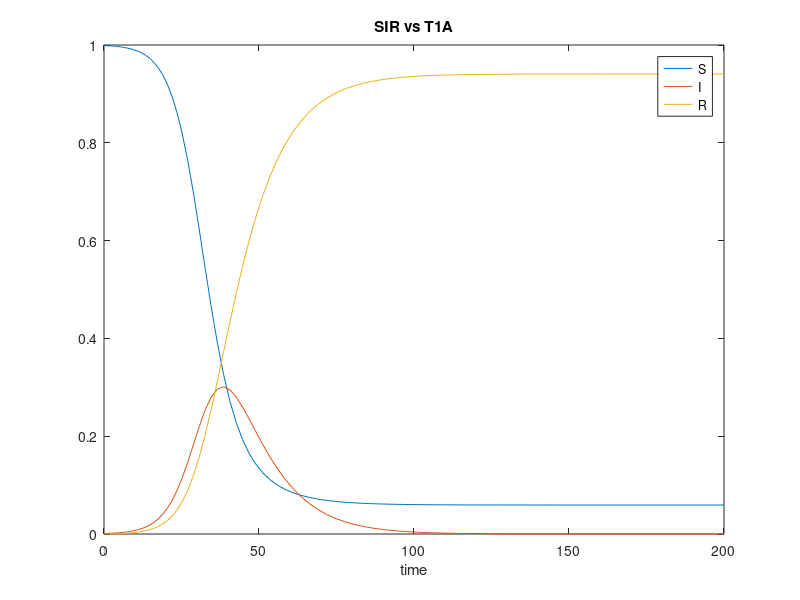
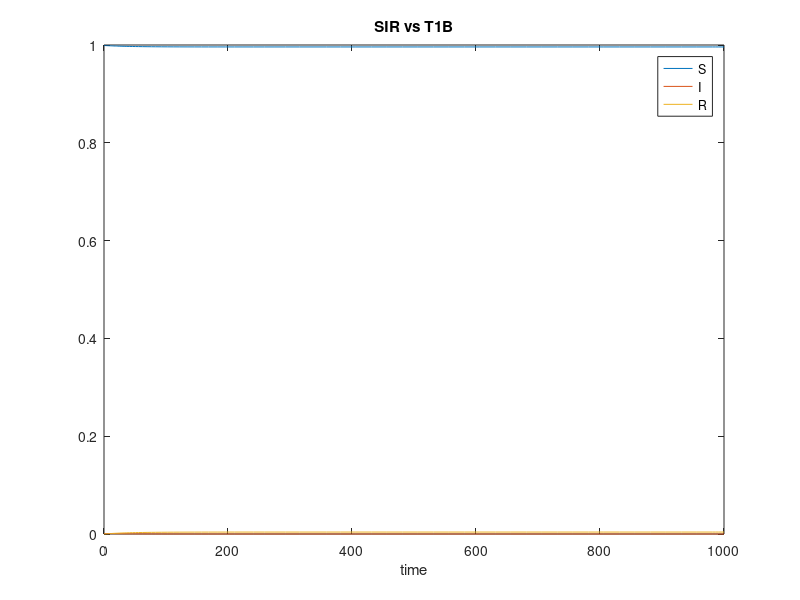
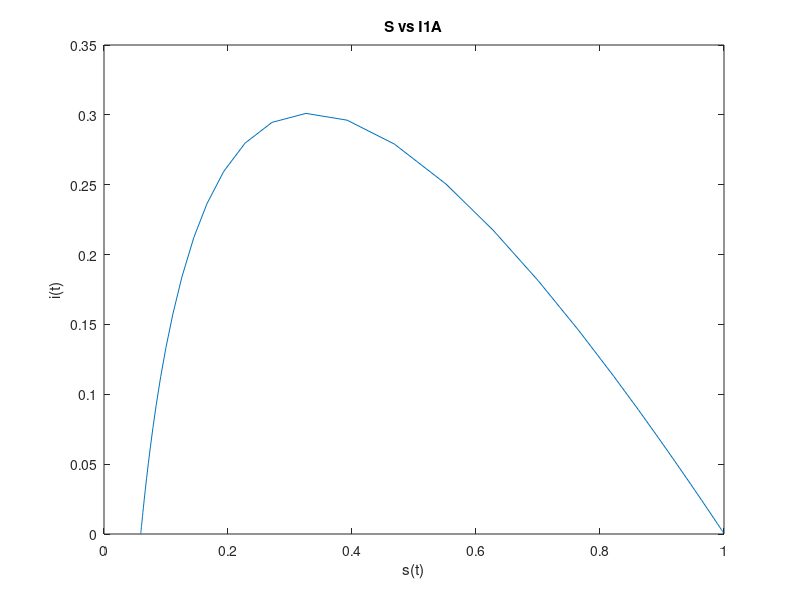
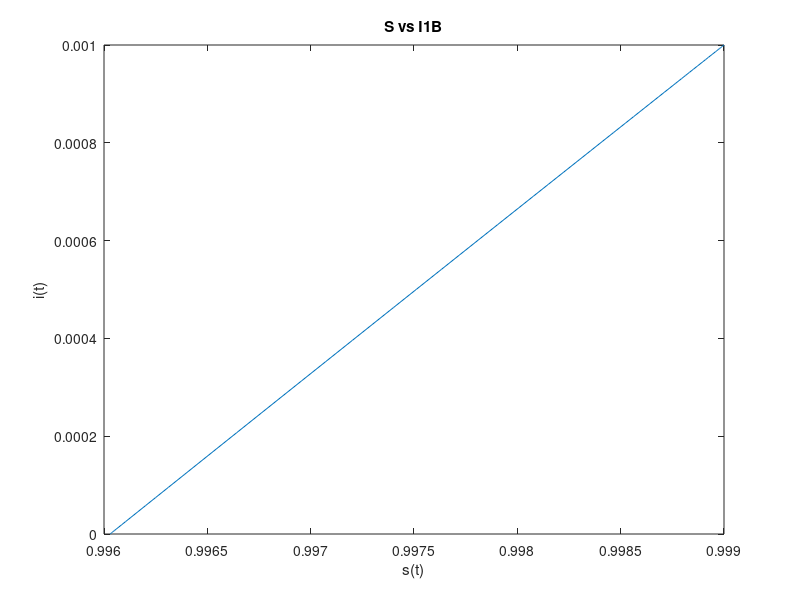

The MATLAB script that drew these images, in order:
%%%%%%% 1 %%%%%%%%%
function f = final_1


function [tg,fg] = getSIR(s_0,i_0,r_0,alpha,beta,R_0,maxTime)

function ff = odeSIR(s,i,r,alpha,beta,t)
ff = [-1*beta*s*i;beta*s*i - alpha * i;alpha * i];
end

sir_0 = [s_0 i_0 r_0];



[t,sir] = ode45(@(t,sir) odeSIR(sir(1),sir(2),sir(3),alpha,beta,t),[0,maxTime],sir_0);

%return sir
fg = sir;
tg = t;
end

function fh = plotSirVsTime(sir,t,id)
fig=figure;
plot(t,sir(:,1:1),t,sir(:,2:2),t,sir(:,3:3));
title(strcat('SIR vs T ',id));
legend('S','I','R');
xlabel('time');
saveas(fig,strcat('SIRvTIME_',id),'png');
end

function fi = plotSvsI(sir,id)
fig2 = figure;
plot(sir(:,1:1),sir(:,2:2));
title(strcat('S vs I ',id));
xlabel('s(t)');
ylabel('i(t)');
saveas(fig2,strcat('SvI_',id), 'png');
end

%1 a,b
[t1a,sir1a] = getSIR(0.999,0.001,0.0,0.1,0.3,3,200);
[t1b,sir1b] = getSIR(0.999,0.001,0.0,0.1,0.3/4,.75,1000);
plotSirVsTime(sir1a,t1a,'1A');
plotSirVsTime(sir1b,t1b,'1B');

%2 a,b
plotSvsI(sir1a,'1A');
plotSvsI(sir1b,'1B');

%3 a,b
%Jacobian function
function jac = jacobian(s,i,r,alpha,beta)
jac = [-beta*i -beta*s 0;
	   beta*i beta*s-alpha 0;
	   0 alpha 0;];
end

% run sir until we reach equalibrium A
[t3a,sir3a] = getSIR(0.999,0.001,0.0,0.1,0.3,3,1000);
%extract last row of equalibrium
equalibriumA = sir3a(end:end,:)
jacobA = jacobian(equalibriumA(1),equalibriumA(2),equalibriumA(3),.1,.3)
evsA = eig(jacobA)



% run sir until we reach equalibrium B
[t3b,sir3b] = getSIR(0.999,0.001,0.0,0.1,0.3/4,.75,1000);
%extract last row of equalibrium
equalibriumB = sir3a(end:end,:)
jacobB = jacobian(equalibriumB(1),equalibriumB(2),equalibriumB(3),.1,.3/4)
evsB = eig(jacobB)


function init = initialSIR
%pick random s
s =  rand;
range = 1-s;
i = range*rand;
r = 1 - (s + i);

init = [s i r ];
end

%4 Run 5 times with different init conditions
init = initialSIR;



%a, b Figure out the sir models 5 more times

	%A
	init2 = initialSIR
    [ta2,sir2a] = getSIR(init2(1),init2(2),init2(3),0.1,0.3,3,200);
    plotSvsI(sir2a,'2A');
    plotSirVsTime(sir2a,ta2,'2A');

    init3 = initialSIR
    [ta3,sir3a] = getSIR(init3(1),init3(2),init3(3),0.1,0.3,3,200);
    plotSvsI(sir3a,'3A');
    plotSirVsTime(sir3a,ta3,'3A');

    init4 = initialSIR
    [ta4,sir4a] = getSIR(init4(1),init4(2),init4(3),0.1,0.3,3,200);
    plotSvsI(sir4a,'4A');
    plotSirVsTime(sir4a,ta4,'4A');

    init5 = initialSIR
    [ta5,sir5a] = getSIR(init5(1),init5(2),init5(3),0.1,0.3,3,200);
    plotSvsI(sir5a,'5A');
    plotSirVsTime(sir5a,ta5,'5A');

    init6 = initialSIR
    [ta6,sir6a] = getSIR(init6(1),init6(2),init6(3),0.1,0.3,3,200);
    plotSvsI(sir6a,'6A');
    plotSirVsTime(sir6a,ta6,'6A');

    %B
    %[tb,sirb] = getSIR(init(1),init(2),init(3),0.1,0.3/4,.75,1000);
    %plotSirVsTime(sirb,tb,strcat(int2str(n),'B'));
    %plotSvsI(sirb,strcat(int2str(n),'B'));
    %allSIRSB = [allSIRSB;sirb];


    [tb2,sir2b] = getSIR(init2(1),init2(2),init2(3),0.1,0.3/4,.75,1000);
    plotSvsI(sir2b,'2b');
    plotSirVsTime(sir2b,tb2,'2B');

    [tb3,sir3b] = getSIR(init3(1),init3(2),init3(3),0.1,0.3/4,.75,1000);
    plotSvsI(sir3b,'3b');
    plotSirVsTime(sir3b,tb3,'3B');

    [tb4,sir4b] = getSIR(init4(1),init4(2),init4(3),0.1,0.3/4,.75,1000);
    plotSvsI(sir4b,'4b');
    plotSirVsTime(sir4b,tb4,'4B');

    [tb5,sir5b] = getSIR(init5(1),init5(2),init5(3),0.1,0.3/4,.75,1000);
    plotSvsI(sir5b,'5b');
    plotSirVsTime(sir5b,tb5,'5B');

    [tb6,sir6b] = getSIR(init6(1),init6(2),init6(3),0.1,0.3/4,.75,1000);
    plotSvsI(sir6b,'6b');
    plotSirVsTime(sir6b,tb6,'6B');


%plot all in one graph

 

fig2 = figure;
plot(sir1a(:,1:1),sir1a(:,2:2),sir2a(:,1:1),sir2a(:,2:2),sir3a(:,1:1),sir3a(:,2:2),sir4a(:,1:1),sir4a(:,2:2),sir5a(:,1:1),sir5a(:,2:2),sir6a(:,1:1),sir6a(:,2:2));
legend('Start point 1','Start point 2','Start point 3','Start point 4','Start point 5','Start point 6');
title('S vs I ALL A');
xlabel('s(t)');
ylabel('i(t)');
saveas(fig2,'SvI_All_A', 'png');


fig3 = figure;
plot(sir1b(:,1:1),sir1b(:,2:2),sir2b(:,1:1),sir2b(:,2:2),sir3b(:,1:1),sir3b(:,2:2),sir4b(:,1:1),sir4b(:,2:2),sir5b(:,1:1),sir5b(:,2:2),sir6b(:,1:1),sir6b(:,2:2));
legend('Start point 1','Start point 2','Start point 3','Start point 4','Start point 5','Start point 6');
title('S vs I ALL B');
xlabel('s(t)');
ylabel('i(t)');
saveas(fig3,'SvI_All_B', 'png');


end


